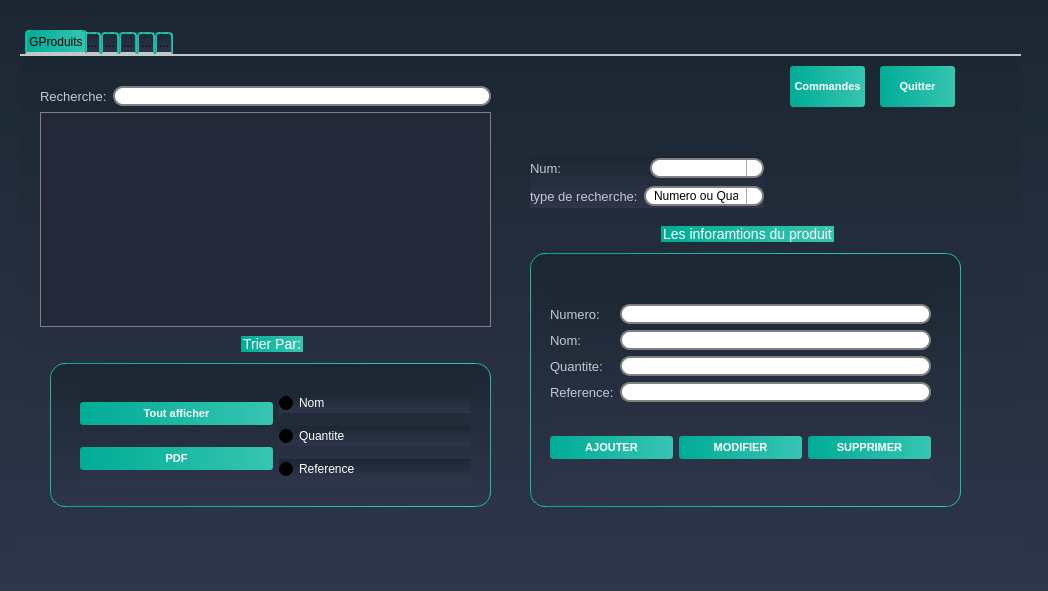
<?xml version="1.0" encoding="UTF-8"?>
<ui version="4.0">
 <class>Gproduits</class>
 <widget class="QDialog" name="Gproduits">
  <property name="geometry">
   <rect>
    <x>0</x>
    <y>0</y>
    <width>1048</width>
    <height>591</height>
   </rect>
  </property>
  <property name="windowTitle">
   <string>Dialog</string>
  </property>
  <property name="styleSheet">
   <string notr="true">/*-----QWidget-----*/

QWidget

{

	background-color: qlineargradient(spread:repeat, x1:1, y1:0, x2:1, y2:1, stop:0 rgba(27, 39, 50, 255),stop:1 rgba(47, 53, 74, 255));

	color: #000000;



}





/*-----QLabel-----*/

QLabel

{

	background-color: transparent;

	color: #c2c7d5;

	font-size: 13px;



}





/*-----QPushButton-----*/

QPushButton

{

	background-color: qlineargradient(spread:pad, x1:0, y1:0.511, x2:1, y2:0.511, stop:0 rgba(0, 172, 149, 255),stop:0.995192 rgba(54, 197, 177, 255));

	color: #fff;

	font-size: 11px;

	font-weight: bold;

	border: none;

	border-radius: 3px;

	padding: 5px;



}





QPushButton::pressed

{

	background-color: qlineargradient(spread:pad, x1:0, y1:0.511, x2:1, y2:0.511, stop:0 rgba(0, 207, 179, 255),stop:1 rgba(70, 255, 230, 255));



}





/*-----QCheckBox-----*/

QCheckBox

{

	background-color: transparent;

	color: #fff;

	font-size: 10px;

	font-weight: bold;

	border: none;

	border-radius: 5px;



}





/*-----QCheckBox-----*/

QCheckBox::indicator

{

    color: #b1b1b1;

    background-color: #323232;

    border: 1px solid darkgray;

    width: 12px;

    height: 12px;



}





QCheckBox::indicator:checked

{

    image:url(&quot;./ressources/check.png&quot;);

	background-color: qlineargradient(spread:pad, x1:0, y1:0.511, x2:1, y2:0.511, stop:0 rgba(0, 172, 149, 255),stop:0.995192 rgba(54, 197, 177, 255));;

    border: 1px solid #607cff;



}





QCheckBox::indicator:unchecked:hover

{

    border: 1px solid #08b099;



}





QCheckBox::disabled

{

	color: #656565;



}





QCheckBox::indicator:disabled

{

	background-color: #656565;

	color: #656565;

    border: 1px solid #656565;



}





/*-----QLineEdit-----*/

QLineEdit

{

	background-color: #c2c7d5;

	color: #000;

	font-weight: bold;

	border: none;

	border-radius: 2px;

	padding: 3px;



}







/*-----QListView-----*/

QListView

{

	background-color: qlineargradient(spread:pad, x1:1, y1:0, x2:1, y2:1, stop:0 rgba(50, 61, 80, 255),stop:1 rgba(44, 49, 69, 255));

	color: #fff;

	font-size: 12px;

	font-weight: bold;

	border: 1px solid #191919;

	show-decoration-selected: 0;



}





QListView::item

{

	color: #31cecb;

	background-color: #454e5e;

	border: none;

	padding: 5px;

	border-radius: 0px;

	padding-left : 10px;

	height: 42px;



}



QListView::item:selected

{

	color: #31cecb;

	background-color: #454e5e;



}





QListView::item:!selected

{

	color:white;

	background-color: transparent;

	border: none;

	padding-left : 10px;



}





QListView::item:!selected:hover

{

	color: #bbbcba;

	background-color: #454e5e;

	border: none;

	padding-left : 10px;



}





/*-----QTreeView-----*/

QTreeView 

{

	background-color: #232939;

	show-decoration-selected: 0;

	color: #c2c8d7;



}





QTreeView::item 

{

	border-top-color: transparent;

	border-bottom-color: transparent;



}





QTreeView::item:hover 

{

	background-color: #606060;

	color: #fff;



}





QTreeView::item:selected 

{

	background-color: #0ab19a;

	color: #fff;



}





QTreeView::item:selected:active

{

	background-color: #0ab19a;

	color: #fff;



}





QTreeView::branch:has-children:!has-siblings:closed,

QTreeView::branch:closed:has-children:has-siblings 

{

	image: url(://tree-closed.png);



}



QTreeView::branch:open:has-children:!has-siblings,

QTreeView::branch:open:has-children:has-siblings  

{

	image: url(://tree-open.png);



}





/*-----QTableView &amp; QTableWidget-----*/

QTableView

{

    background-color: #232939;

	border: 1px solid gray;

    color: #f0f0f0;

    gridline-color: #232939;

    outline : 0;



}





QTableView::disabled

{

    background-color: #242526;

    border: 1px solid #32414B;

    color: #656565;

    gridline-color: #656565;

    outline : 0;



}





QTableView::item:hover 

{

    background-color: #606060;

    color: #f0f0f0;



}





QTableView::item:selected 

{

	background-color: #0ab19a;

    color: #F0F0F0;



}





QTableView::item:selected:disabled

{

    background-color: #1a1b1c;

    border: 2px solid #525251;

    color: #656565;



}





QTableCornerButton::section

{

	background-color: #343a49;

    color: #fff;



}





QHeaderView::section

{

	color: #fff;

	border-top: 0px;

	border-bottom: 1px solid gray;

	border-right: 1px solid gray;

	background-color: #343a49;

    margin-top:1px;

	margin-bottom:1px;

	padding: 5px;



}





QHeaderView::section:disabled

{

    background-color: #525251;

    color: #656565;



}





QHeaderView::section:checked

{

    color: #fff;

    background-color: #0ab19a;



}





QHeaderView::section:checked:disabled

{

    color: #656565;

    background-color: #525251;



}





QHeaderView::section::vertical::first,

QHeaderView::section::vertical::only-one

{

    border-top: 1px solid #353635;



}





QHeaderView::section::vertical

{

    border-top: 1px solid #353635;



}





QHeaderView::section::horizontal::first,

QHeaderView::section::horizontal::only-one

{

    border-left: 1px solid #353635;



}





QHeaderView::section::horizontal

{

    border-left: 1px solid #353635;



}





/*-----QScrollBar-----*/

QScrollBar:horizontal 

{

    background-color: transparent;

    height: 8px;

    margin: 0px;

    padding: 0px;



}





QScrollBar::handle:horizontal 

{

    border: none;

	min-width: 100px;

    background-color: #56576c;



}





QScrollBar::add-line:horizontal, 

QScrollBar::sub-line:horizontal,

QScrollBar::add-page:horizontal, 

QScrollBar::sub-page:horizontal 

{

    width: 0px;

    background-color: transparent;



}





QScrollBar:vertical 

{

    background-color: transparent;

    width: 8px;

    margin: 0;



}





QScrollBar::handle:vertical 

{

    border: none;

	min-height: 100px;

    background-color: #56576c;



}





QScrollBar::add-line:vertical, 

QScrollBar::sub-line:vertical,

QScrollBar::add-page:vertical, 

QScrollBar::sub-page:vertical 

{

    height: 0px;

    background-color: transparent;



}

QGroupBox  {

    border: 1px solid gray;

    border-color: qlineargradient(spread:pad, x1:0, y1:0.511, x2:1, y2:0.511, stop:0 rgba(0, 172, 149, 255),stop:0.995192 rgba(54, 197, 177, 255));;

    margin-top: 27px;

    font-size: 14px;

    border-radius: 15px;

}



QGroupBox::title  {

    subcontrol-origin: margin;

    subcontrol-position: top center;

    padding: 5px 8000px 5px 8000px;

    background-color: qlineargradient(spread:pad, x1:0, y1:0.511, x2:1, y2:0.511, stop:0 rgba(0, 172, 149, 255),stop:0.995192 rgba(54, 197, 177, 255));;

    color: rgb(255, 255, 255);

}

QLineEdit {

    border: 2px solid gray;

    border-radius: 10px;

    padding: 0 8px;

    background: white;

    selection-background-color: darkgray;

}

QComboBox {

    border: 2px solid grey;

    border-radius: 10px;

    padding: 0 8px;

    min-width: 6em;

}



QComboBox:editable {

    background: white;

}



QComboBox:!editable, QComboBox::drop-down:editable {

     background: white;

}



/* QComboBox gets the &quot;on&quot; state when the popup is open */

QComboBox:!editable:on, QComboBox::drop-down:editable:on {

    background: qlineargradient(x1: 0, y1: 0, x2: 0, y2: 1,

                                stop: 0 #D3D3D3, stop: 0.4 #D8D8D8,

                                stop: 0.5 #DDDDDD, stop: 1.0 #E1E1E1);

}



QComboBox:on { /* shift the text when the popup opens */

    padding-top: 3px;

    padding-left: 4px;

}



QComboBox::drop-down {

    subcontrol-origin: padding;

    subcontrol-position: top right;

    width: 15px;



    border-left-width: 1px;

    border-left-color: darkgray;

    border-left-style: solid; /* just a single line */

    border-top-right-radius: 10px; /* same radius as the QComboBox */

    border-bottom-right-radius: 10px;

}



QComboBox::down-arrow {

    image: url(/usr/share/icons/crystalsvg/16x16/actions/1downarrow.png);

}



QComboBox::down-arrow:on { /* shift the arrow when popup is open */

    top: 1px;

    left: 1px;

}

QComboBox QAbstractItemView {

    border: 2px solid gray;

    selection-background-color: lightgray;

}

QTabWidget::pane { /* The tab widget frame */

    border-top: 2px solid #C2C7CB;

}



QTabWidget::tab-bar {

    left: 5px; /* move to the right by 5px */

}



/* Style the tab using the tab sub-control. Note that

    it reads QTabBar _not_ QTabWidget */

QTabBar::tab {

    background: qlineargradient(x1: 0, y1: 0, x2: 0, y2: 1,

                                stop: 0 #E1E1E1, stop: 0.4 #DDDDDD,

                                stop: 0.5 #D8D8D8, stop: 1.0 #D3D3D3);

    border: 2px solid qlineargradient(spread:pad, x1:0, y1:0.511, x2:1, y2:0.511, stop:0 rgba(0, 172, 149, 255),stop:0.995192 rgba(54, 197, 177, 255));;

    border-bottom-color: #C2C7CB; /* same as the pane color */

    border-top-left-radius: 4px;

    border-top-right-radius: 4px;

    min-width: 8ex;

    padding: 2px;

}



QTabBar::tab:selected, QTabBar::tab:hover {

    background: qlineargradient(spread:pad, x1:0, y1:0.511, x2:1, y2:0.511, stop:0 rgba(0, 172, 149, 255),stop:0.995192 rgba(54, 197, 177, 255));

}



QTabBar::tab:selected {

    border-color:qlineargradient(spread:pad, x1:0, y1:0.511, x2:1, y2:0.511, stop:0 rgba(0, 172, 149, 255),stop:0.995192 rgba(54, 197, 177, 255));

    border-bottom-color: #C2C7CB; /* same as pane color */

}



QTabBar::tab:!selected {

    margin-top: 2px; /* make non-selected tabs look smaller */

}



/* make use of negative margins for overlapping tabs */

QTabBar::tab:selected {

    /* expand/overlap to the left and right by 4px */

    margin-left: -4px;

    margin-right: -4px;

}



QTabBar::tab:first:selected {

    margin-left: 0; /* the first selected tab has nothing to overlap with on the left */

}



QTabBar::tab:last:selected {

    margin-right: 0; /* the last selected tab has nothing to overlap with on the right */

}



QTabBar::tab:only-one {

    margin: 0; /* if there is only one tab, we don't want overlapping margins */

}

QRadioButton{



	color:white;

	font:solid;

}

QDateEdit

{

    background-color: white;

	border: 2px solid grey;

    border-radius: 10px;

    padding: 0 8px;

    spacing: 5px; 

    min-width: 6em;

}





QDateEdit::drop-down {

    image: url(:/new/myapp/cbarrowdn.png);

    width:50px;

    height:15px;

    subcontrol-position: right top;

    subcontrol-origin:margin;

    background-color: white;

   	border: 2px solid grey;

    border-radius: 10px;

    padding: 0 8px;

    spacing: 5px; 

    min-width: 6em;

   spacing: 5px; 

}</string>
  </property>
  <widget class="QTabWidget" name="tabWidget">
   <property name="geometry">
    <rect>
     <x>20</x>
     <y>30</y>
     <width>1001</width>
     <height>541</height>
    </rect>
   </property>
   <property name="currentIndex">
    <number>0</number>
   </property>
   <widget class="QWidget" name="tab_6">
    <attribute name="title">
     <string>GProduits</string>
    </attribute>
    <widget class="QGroupBox" name="groupBox">
     <property name="geometry">
      <rect>
       <x>30</x>
       <y>280</y>
       <width>441</width>
       <height>171</height>
      </rect>
     </property>
     <property name="title">
      <string>Trier Par:</string>
     </property>
     <widget class="QWidget" name="">
      <property name="geometry">
       <rect>
        <x>30</x>
        <y>50</y>
        <width>391</width>
        <height>101</height>
       </rect>
      </property>
      <layout class="QHBoxLayout" name="horizontalLayout_4">
       <item>
        <layout class="QVBoxLayout" name="verticalLayout_6">
         <item>
          <widget class="QPushButton" name="tout_afficher_netoy">
           <property name="text">
            <string>Tout afficher</string>
           </property>
          </widget>
         </item>
         <item>
          <widget class="QPushButton" name="pdf_netoy">
           <property name="text">
            <string>PDF</string>
           </property>
          </widget>
         </item>
        </layout>
       </item>
       <item>
        <layout class="QVBoxLayout" name="verticalLayout_5">
         <item>
          <widget class="QRadioButton" name="tri_nom_netoy">
           <property name="text">
            <string>Nom</string>
           </property>
          </widget>
         </item>
         <item>
          <widget class="QRadioButton" name="tri_quantite_netoy">
           <property name="text">
            <string>Quantite</string>
           </property>
          </widget>
         </item>
         <item>
          <widget class="QRadioButton" name="tri_reference_netoy">
           <property name="text">
            <string>Reference</string>
           </property>
          </widget>
         </item>
        </layout>
       </item>
      </layout>
     </widget>
    </widget>
    <widget class="QGroupBox" name="groupBox_2">
     <property name="geometry">
      <rect>
       <x>510</x>
       <y>170</y>
       <width>431</width>
       <height>281</height>
      </rect>
     </property>
     <property name="title">
      <string>Les inforamtions du produit</string>
     </property>
     <widget class="QWidget" name="">
      <property name="geometry">
       <rect>
        <x>20</x>
        <y>50</y>
        <width>381</width>
        <height>211</height>
       </rect>
      </property>
      <layout class="QVBoxLayout" name="verticalLayout_3">
       <item>
        <layout class="QHBoxLayout" name="horizontalLayout">
         <item>
          <layout class="QVBoxLayout" name="verticalLayout_2">
           <item>
            <widget class="QLabel" name="label">
             <property name="text">
              <string>Numero:</string>
             </property>
            </widget>
           </item>
           <item>
            <widget class="QLabel" name="label_2">
             <property name="text">
              <string>Nom:</string>
             </property>
            </widget>
           </item>
           <item>
            <widget class="QLabel" name="label_3">
             <property name="text">
              <string>Quantite:</string>
             </property>
            </widget>
           </item>
           <item>
            <widget class="QLabel" name="label_4">
             <property name="text">
              <string>Reference:</string>
             </property>
            </widget>
           </item>
          </layout>
         </item>
         <item>
          <layout class="QVBoxLayout" name="verticalLayout">
           <item>
            <widget class="QLineEdit" name="line_num_netoy"/>
           </item>
           <item>
            <widget class="QLineEdit" name="line_nom_netoy"/>
           </item>
           <item>
            <widget class="QLineEdit" name="line_qty_netoy"/>
           </item>
           <item>
            <widget class="QLineEdit" name="line_ref_netoy"/>
           </item>
          </layout>
         </item>
        </layout>
       </item>
       <item>
        <layout class="QHBoxLayout" name="horizontalLayout_2">
         <item>
          <widget class="QPushButton" name="btn_ajout_netoy">
           <property name="text">
            <string>AJOUTER</string>
           </property>
          </widget>
         </item>
         <item>
          <widget class="QPushButton" name="btn_modif_netoy">
           <property name="text">
            <string>MODIFIER</string>
           </property>
          </widget>
         </item>
         <item>
          <widget class="QPushButton" name="btn_sup_netoy">
           <property name="text">
            <string>SUPPRIMER</string>
           </property>
          </widget>
         </item>
        </layout>
       </item>
      </layout>
     </widget>
    </widget>
    <widget class="QPushButton" name="quitter_netoy">
     <property name="geometry">
      <rect>
       <x>860</x>
       <y>10</y>
       <width>75</width>
       <height>41</height>
      </rect>
     </property>
     <property name="text">
      <string>Quitter</string>
     </property>
    </widget>
    <widget class="QPushButton" name="btn_cmd_netoy">
     <property name="geometry">
      <rect>
       <x>770</x>
       <y>10</y>
       <width>75</width>
       <height>41</height>
      </rect>
     </property>
     <property name="text">
      <string>Commandes</string>
     </property>
    </widget>
    <widget class="QLabel" name="label_info_netoy">
     <property name="geometry">
      <rect>
       <x>46</x>
       <y>464</y>
       <width>901</width>
       <height>20</height>
      </rect>
     </property>
     <property name="text">
      <string/>
     </property>
    </widget>
    <widget class="QWidget" name="">
     <property name="geometry">
      <rect>
       <x>20</x>
       <y>30</y>
       <width>451</width>
       <height>241</height>
      </rect>
     </property>
     <layout class="QVBoxLayout" name="verticalLayout_4">
      <item>
       <layout class="QHBoxLayout" name="horizontalLayout_3">
        <item>
         <widget class="QLabel" name="label_7">
          <property name="text">
           <string>Recherche:</string>
          </property>
         </widget>
        </item>
        <item>
         <widget class="QLineEdit" name="line_rech_netoy"/>
        </item>
       </layout>
      </item>
      <item>
       <widget class="QTableView" name="tabNetoy"/>
      </item>
     </layout>
    </widget>
    <widget class="QWidget" name="">
     <property name="geometry">
      <rect>
       <x>510</x>
       <y>100</y>
       <width>234</width>
       <height>52</height>
      </rect>
     </property>
     <layout class="QVBoxLayout" name="verticalLayout_7">
      <item>
       <layout class="QHBoxLayout" name="horizontalLayout_5">
        <item>
         <widget class="QLabel" name="label_5">
          <property name="text">
           <string>Num:</string>
          </property>
         </widget>
        </item>
        <item>
         <widget class="QComboBox" name="comboBox_modif_netoy"/>
        </item>
       </layout>
      </item>
      <item>
       <layout class="QHBoxLayout" name="horizontalLayout_6">
        <item>
         <widget class="QLabel" name="label_6">
          <property name="text">
           <string>type de recherche:</string>
          </property>
         </widget>
        </item>
        <item>
         <widget class="QComboBox" name="comboBox_rech_netoy">
          <item>
           <property name="text">
            <string>Numero ou Quantite</string>
           </property>
          </item>
          <item>
           <property name="text">
            <string>Nom</string>
           </property>
          </item>
          <item>
           <property name="text">
            <string>Reference</string>
           </property>
          </item>
         </widget>
        </item>
       </layout>
      </item>
     </layout>
    </widget>
   </widget>
   <widget class="QWidget" name="tab">
    <attribute name="title">
     <string>...</string>
    </attribute>
   </widget>
   <widget class="QWidget" name="tab_4">
    <attribute name="title">
     <string>...</string>
    </attribute>
   </widget>
   <widget class="QWidget" name="tab_2">
    <attribute name="title">
     <string>...</string>
    </attribute>
   </widget>
   <widget class="QWidget" name="tab_3">
    <attribute name="title">
     <string>...</string>
    </attribute>
   </widget>
   <widget class="QWidget" name="tab_5">
    <attribute name="title">
     <string>...</string>
    </attribute>
   </widget>
  </widget>
 </widget>
 <resources/>
 <connections/>
</ui>
